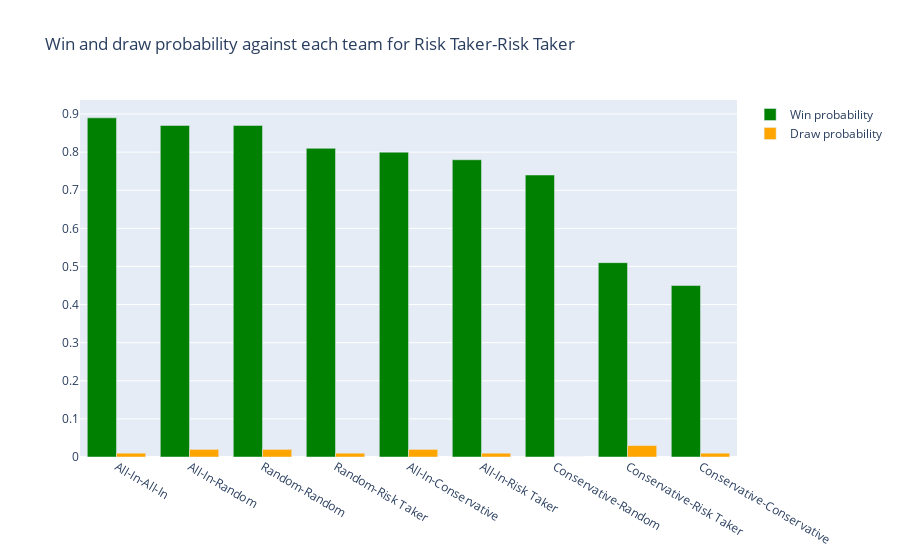
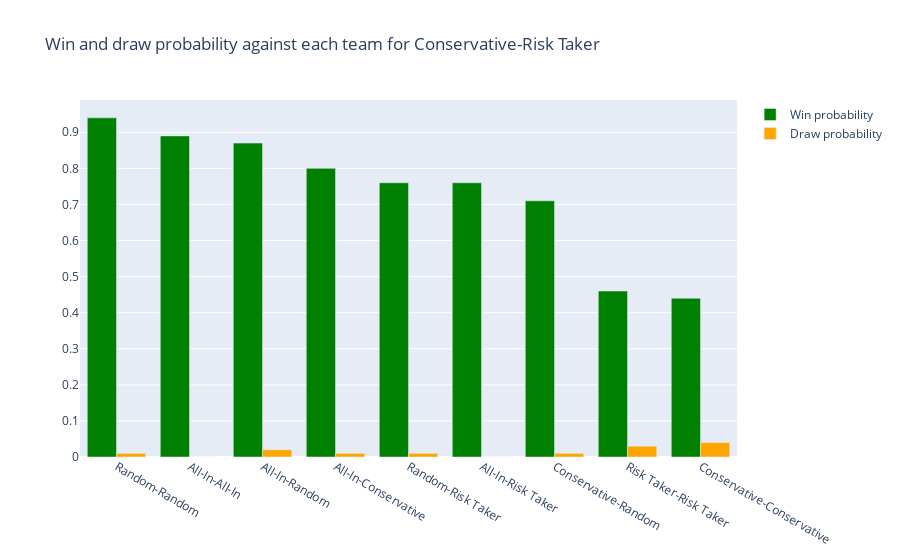

Here is the notebook cell these charts were saved with, in order:
### Markdown cell above
# Analysis

## Conservative-Conservative
Conservative-Conservative seems to perform best in the early game, it wins

## Risk Taker-Risk Taker
Risk Taker-Risk Taker seems to be pretty even with the other two, with around a 50% win probability against both teams.

## Risk Taker-Conservative

### Code cell
winner_teams = tournament.get_top_three_teams()

for winner_team in winner_teams:
    print(winner_team)
    winner_team.plot_win_and_draw_probability_against_teams()
    winner_team.plot_rounds_for_win(hide_teams=True)

### Figure 1 — Plotly figure (JSON) as saved in the notebook; plotly's stock layout.template omitted (floating-point values rounded to 4 significant figures)
{"data": [{"marker": {"color": "green"}, "name": "Win probability", "x": ["All-In-All-In", "All-In-Random", "Random-Random", "Random-Risk Taker", "All-In-Conservative", "All-In-Risk Taker", "Conservative-Random", "Conservative-Risk Taker", "Conservative-Conservative"], "y": [0.89, 0.87, 0.87, 0.81, 0.8, 0.78, 0.74, 0.51, 0.45], "type": "bar"}, {"marker": {"color": "orange"}, "name": "Draw probability", "x": ["All-In-All-In", "All-In-Random", "Random-Random", "Random-Risk Taker", "All-In-Conservative", "All-In-Risk Taker", "Conservative-Random", "Conservative-Risk Taker", "Conservative-Conservative"], "y": [0.01, 0.02, 0.02, 0.01, 0.02, 0.01, 0, 0.03, 0.01], "type": "bar"}], "layout": {"xaxis": {"anchor": "y", "domain": [0.0, 1.0]}, "yaxis": {"anchor": "x", "domain": [0.0, 1.0]}, "title": {"text": "Win and draw probability against each team for Risk Taker-Risk Taker"}}}

### Figure 2 — Plotly figure (JSON) as saved in the notebook; plotly's stock layout.template omitted (floating-point values rounded to 4 significant figures)
{"data": [{"marker": {"color": "green"}, "name": "Win probability", "x": ["Random-Random", "All-In-All-In", "All-In-Random", "All-In-Conservative", "Random-Risk Taker", "All-In-Risk Taker", "Conservative-Random", "Risk Taker-Risk Taker", "Conservative-Conservative"], "y": [0.94, 0.89, 0.87, 0.8, 0.76, 0.76, 0.71, 0.46, 0.44], "type": "bar"}, {"marker": {"color": "orange"}, "name": "Draw probability", "x": ["Random-Random", "All-In-All-In", "All-In-Random", "All-In-Conservative", "Random-Risk Taker", "All-In-Risk Taker", "Conservative-Random", "Risk Taker-Risk Taker", "Conservative-Conservative"], "y": [0.01, 0, 0.02, 0.01, 0.01, 0, 0.01, 0.03, 0.04], "type": "bar"}], "layout": {"xaxis": {"anchor": "y", "domain": [0.0, 1.0]}, "yaxis": {"anchor": "x", "domain": [0.0, 1.0]}, "title": {"text": "Win and draw probability against each team for Conservative-Risk Taker"}}}
